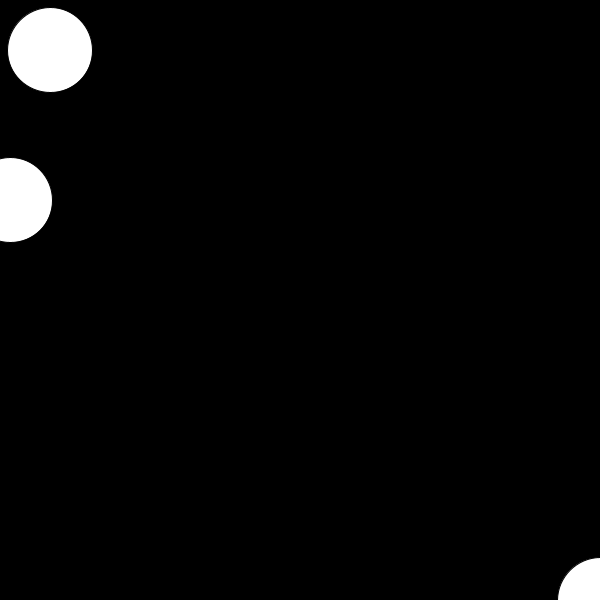
Frame 1 (no input)
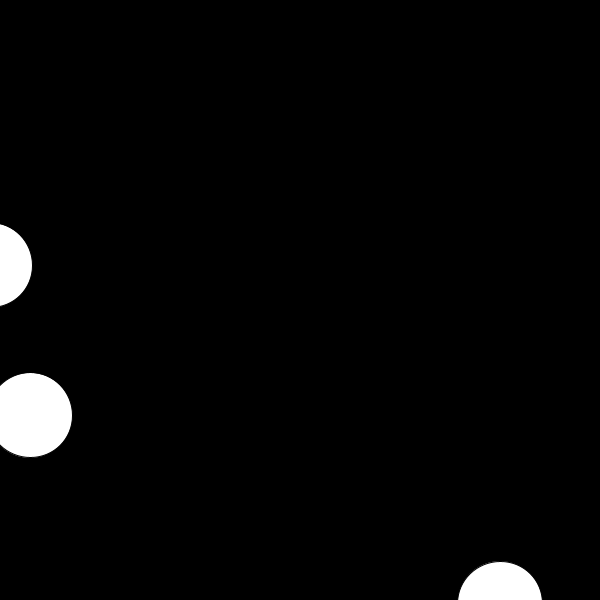
Frame 60 (the mouse pressed at the canvas centre just before this capture)
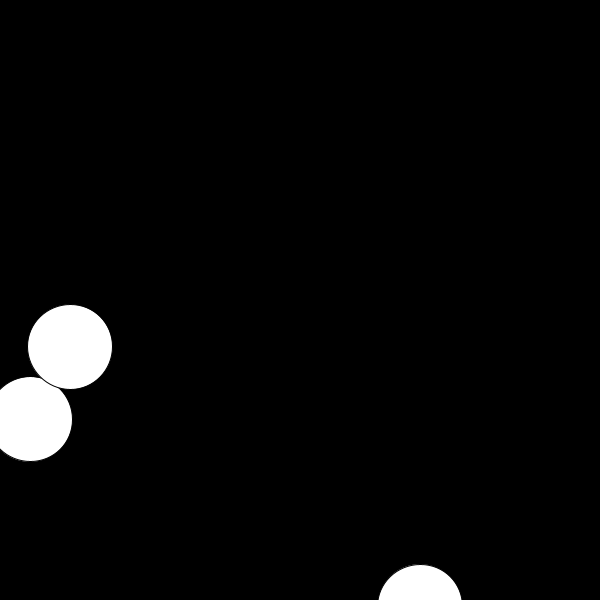
Frame 120 (the mouse held since frame 60 and released just before this capture)

The Processing sketch that drew these frames (run headless with seeded random() and noise(); from frame 60 on, the mouse is pressed at the canvas centre):

// Processing sketch: processing_135309
// ── processing_135309.pde

Ball myBall;                     
Ball myBall2;             
Ball myBall3;             
 
void setup(){
  size(600,600);
  smooth();
   
  myBall = new Ball(600,600);    
  myBall2 = new Ball(50,50);   
  myBall3 = new Ball(10,200);   
}
 
void draw(){
  background(0);
  myBall.run();                
  myBall2.run();
  myBall3.run();
}
 
class Ball{
  // GLOBAL VARIABLES
  float x = 0;
  float y = 0;
  float speedX = 20;
  float speedY = 0.75;
   
  // CONSTRUCTOR
  Ball(float _x, float _y){ 
    x = _x;
    y = _y;
  }
   
  // FUNCTIONS
  void run(){
    display();
    move();
    bounce();
    gravity();
  }
 
  void gravity(){
    speedY += 0.1;
  }
   
  void bounce(){
    if(x > width){
      speedX = speedX * -1;
    }
    if(x < 0 ){
      speedX = speedX * -1;
    }
    if(y > height){
      speedY = speedY * -1;
    }
    if(y < 0){
      speedY = speedY * -1;
    } 
  }
   
  void move(){
    x += speedX;
    y += speedY;
  }
   
  void display(){
    ellipse(x,y,85,85);
  }
} 
